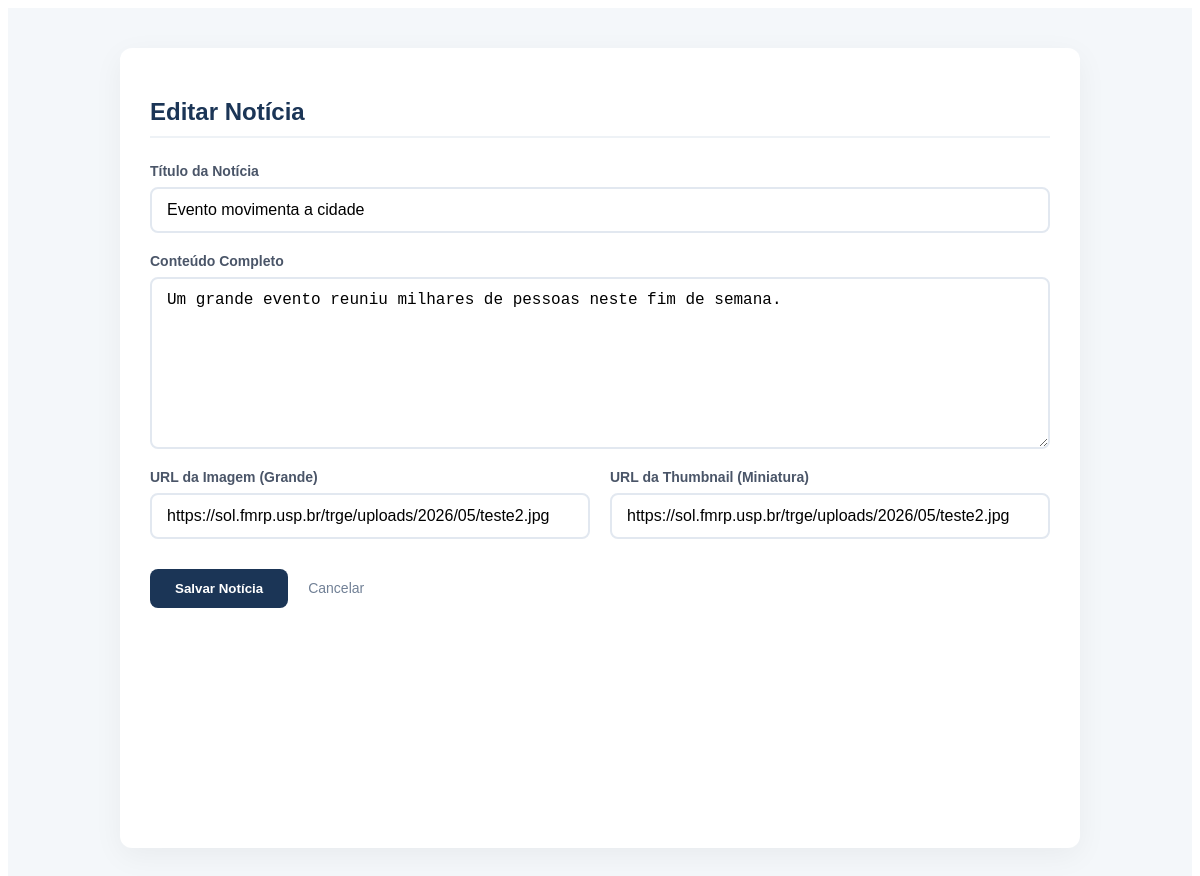
/form.php?id=2 (signed in), run on the app's committed database.
### tables this page shows
CREATE TABLE `noticias` (
  `id` int(11) NOT NULL AUTO_INCREMENT,
  `titulo` varchar(255) DEFAULT NULL,
  `conteudo` text DEFAULT NULL,
  `data` datetime DEFAULT current_timestamp(),
  `imagem` varchar(255) DEFAULT NULL,
  `thumb` varchar(255) DEFAULT NULL,
  PRIMARY KEY (`id`)
);

### form.php (the view, shortened to what this page needs)
<?php
include 'db2.php';
$id = $_GET['id'] ?? null;
$n = ['titulo' => '', 'conteudo' => '', 'imagem' => '', 'thumb' => ''];
if ($id) {
    $stmt = $pdo->prepare("SELECT * FROM noticias WHERE id = ?");
    $stmt->execute([$id]);
    $n = $stmt->fetch();
}
?>
<div class="admin-container">
    <div class="form-card">
        <h2><?= $id ? "Editar" : "Cadastrar" ?> Notícia</h2>
        <form method="POST" class="styled-form">
            <div class="form-group">
                <label for="titulo">Título da Notícia</label>
                <input type="text" id="titulo" name="titulo" value="<?= $n['titulo'] ?>" placeholder="Ex: Nova Descoberta em Genética" required>
            </div>
            <div class="form-group">
                <label for="conteudo">Conteúdo Completo</label>
                <textarea id="conteudo" name="conteudo" rows="8" placeholder="Escreva o corpo da notícia aqui..."><?= $n['conteudo'] ?></textarea>
            </div>
            <div class="form-row">
                <div class="form-group">
                    <label for="imagem">URL da Imagem (Grande)</label>
                    <input type="text" id="imagem" name="imagem" value="<?= $n['imagem'] ?>" placeholder="caminho/da/imagem.jpg">
                </div>
                <div class="form-group">
                    <label for="thumb">URL da Thumbnail (Miniatura)</label>
                    <input type="text" id="thumb" name="thumb" value="<?= $n['thumb'] ?>" placeholder="caminho/da/thumb.jpg">
                </div>
            </div>
            <div class="form-actions">
                <button type="submit" class="btn-save">Salvar Notícia</button>
                <a href="admin.php" class="btn-cancel">Cancelar</a>
            </div>
        </form>
    </div>
</div>

### form.php (style rules this page uses)
.admin-container { display: flex; justify-content: center; padding: 40px 20px; background-color: #f4f7fa; min-height: 100vh; font-family: 'Montserrat', sans-serif; }
.form-card { background: #fff; width: 100%; max-width: 900px; padding: 30px; border-radius: 12px; box-shadow: 0 8px 30px rgba(0,0,0,0.05); }
.form-card h2 { color: #1b3556; margin-bottom: 25px; border-bottom: 2px solid #eef2f6; padding-bottom: 10px; }
.form-group { margin-bottom: 20px; display: flex; flex-direction: column; }
.form-group label { font-weight: 600; color: #4a5568; margin-bottom: 8px; font-size: 14px; }
.styled-form input[type="text"], .styled-form textarea { padding: 12px 15px; border: 2px solid #e2e8f0; border-radius: 8px; font-size: 16px; transition: all 0.3s ease; outline: none; }
.form-row { display: grid; grid-template-columns: 1fr 1fr; gap: 20px; }
.form-actions { display: flex; align-items: center; gap: 20px; margin-top: 10px; }
.btn-save { background-color: #1b3556; color: white; padding: 12px 25px; border: none; border-radius: 8px; font-weight: 600; cursor: pointer; transition: background 0.3s; }
.btn-cancel { color: #718096; text-decoration: none; font-size: 14px; font-weight: 500; }

### data on the page
noticias: titulo "Evento movimenta a cidade", conteudo "Um grande evento reuniu milhares de pessoas neste fim de semana.", imagem "https://sol.fmrp.usp.br/trge/uploads/2026/05/teste2.jpg", thumb "https://sol.fmrp.usp.br/trge/uploads/2026/05/teste2.jpg"
